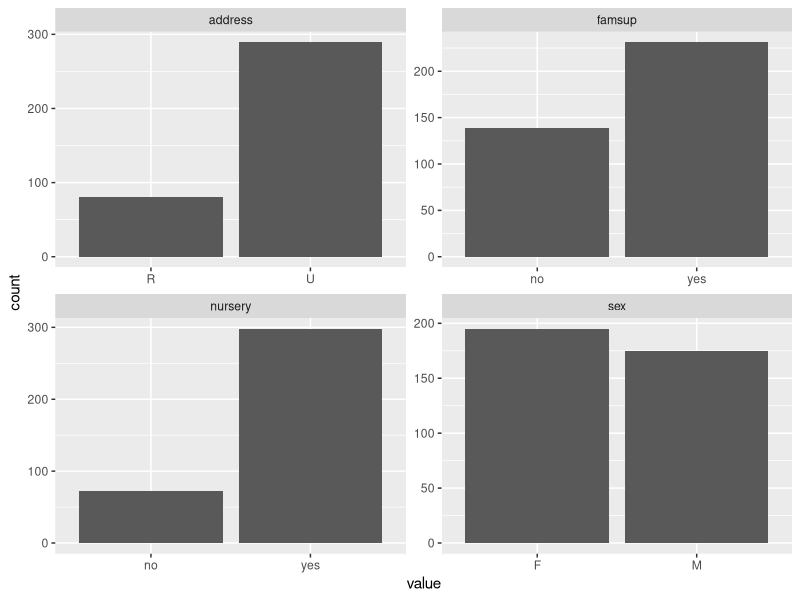

The R script that drew this image:
## ---- chunk 1
# set working directory 
setwd("C:/Users/koivusus/IODS/IODS-project_new")

# read in data 
data <- read.csv("data/alc.csv") 

# print out the column names 
colnames(data)

# check dimensions
dim(data)
## ---- chunk 2

# load library
library(ggplot2)
library(tidyr)
library(dplyr)

# draw a bar plot of each variable
data %>% select(sex, address, famsup, nursery) %>% gather() %>% ggplot(aes(value)) + facet_wrap("key", scales = "free") + geom_bar()

## ---- chunk 3

# see how many percent in men and in women belong to the high/low alcohol consumption class
data %>% group_by(sex, high_use) %>% summarise(count = n()) %>% mutate(prop = count / sum(count))

# see how many percent in students living in urban/rural areas belong to the high/low alcohol consumption class
data %>% group_by(address, high_use) %>% summarise(count = n()) %>% mutate(prop = count / sum(count))

# see how many percent in students that have received family educational support belong to the high/low alcohol consumption class
data %>% group_by(famsup, high_use) %>% summarise(count = n()) %>% mutate(prop = count / sum(count))

# see how many percent in students that have or have not attended nursery education belong to the high/low alcohol consumption class
data %>% group_by(nursery, high_use) %>% summarise(count = n()) %>% mutate(prop = count / sum(count))


## ---- chunk 4
# find a model
mod1 <- glm(high_use ~ sex + address + famsup + nursery, data = data, family = "binomial")

# print summary 
summary(mod1)

# compute odds ratios (OR)
OR <- coef(mod1) %>% exp

# compute confidence intervals (CI)
CI <- confint(mod1) %>% exp

# print out the odds ratios with their confidence intervals
cbind(OR, CI)

## ---- chunk 5
# fit a model with only the variables that had statistical relationship with alcohol consumption 
mod2 <- glm(high_use ~ sex, data = data, family = "binomial")

# predict() the probability of high_use
probabilities <- predict(mod2, type = "response")

# add the predicted probabilities to 'alc'
data <- mutate(data, probability = probabilities)

# use the probabilities to make a prediction of high_use
data <- mutate(data, prediction = probability > 0.5)

# see the last ten original classes, predicted probabilities, and class predictions
select(data, sex, high_use, probability, prediction) %>% tail(10)

# tabulate the target variable versus the predictions
table(high_use = data$high_use, prediction = data$prediction) # prediction produced FALSE to all study persons 

# print the table in percentages 
prop.table(table(high_use = data$high_use, prediction = data$prediction)) * 100
## ---- chunk 6
# define a loss function (mean prediction error)
loss_func <- function(class, prob) {
  n_wrong <- abs(class - prob) > 0.5 
  mean(n_wrong)
}

# load library
library(boot)

# K-fold cross-validation
cv <- cv.glm(data = data, cost = loss_func, glmfit = mod2, K = 10)

# average number of wrong predictions in the cross validation
cv$delta[1]
